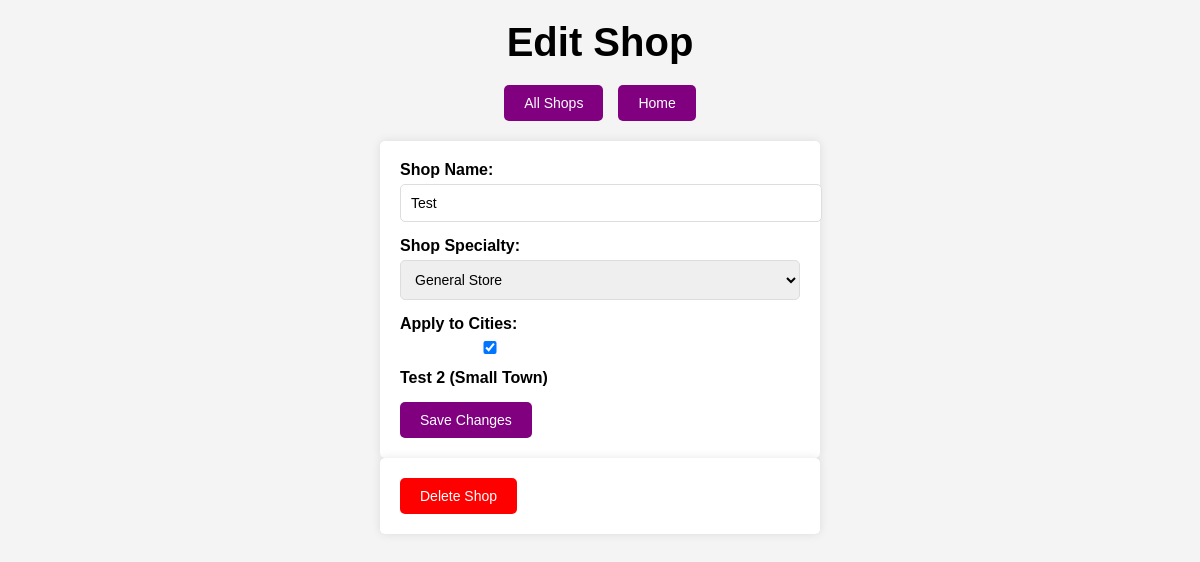
/shops/edit/4, run on the app's committed database.
### app/models.py (models this page shows, shortened)
class Shop(db.Model):
    __tablename__ = "shops"
    shop_id = db.Column(db.Integer, primary_key=True)
    type = db.Column(db.String(100), nullable=False)
    name = db.Column(db.String(100), nullable=False)
    cities = db.relationship("City", secondary=shop_cities, back_populates="shops")
    inventory = db.relationship(
        "ShopInventory",
        back_populates="shop",
        cascade="all, delete-orphan"
    )

class City(db.Model):
    __tablename__ = "cities"
    city_id = db.Column(db.Integer, primary_key=True)
    name = db.Column(db.String(100), nullable=False, index=True)
    size = db.Column(db.String(50))
    population = db.Column(db.Integer)
    region = db.Column(db.String(100), index=True)
    shops = db.relationship("Shop", secondary=shop_cities, back_populates="cities", cascade="all, delete")

### app/routes/shop_routes.py (the view, shortened to what this page needs)
@shop_bp.route('/edit/<int:shop_id>', methods=['GET', 'POST'])
def edit_shop(shop_id):
    shop = Shop.query.get_or_404(shop_id)
    cities = City.query.all()
    linked_city_ids = [city.city_id for city in shop.cities]
    print(f"[DEBUG] Shop linked to cities: {linked_city_ids}")
    return render_template('GM_edit_shop.html', shop=shop, cities=cities, linked_city_ids=linked_city_ids)

### app/templates/GM_edit_shop.html (shortened to what this page needs)
<!DOCTYPE html>
<html>
<head>
</head>
<body>
    <h1>Edit Shop</h1>
    <div class="button-container">
        <button class="button" onclick="window.location.href='{{ url_for('shop.view_all_shops') }}'">All Shops</button>
        <button class="button" onclick="window.location.href='/'">Home</button>
    </div>
    <form method="POST">
        <label for="name">Shop Name:</label>
        <input type="text" id="name" name="name" value="{{ shop.name }}" required>
        <label for="type">Shop Specialty:</label>
        <select id="type" name="type" required>
            <option value="General Store" {% if shop.type == "General Store" %}selected{% endif %}>General Store</option>
        </select>
        <label for="cities">Apply to Cities:</label>
        <div class="checkbox-container">
            {% for city in cities %}
            <div>
                <input type="checkbox" id="city_{{ city.city_id }}" name="city_ids" value="{{ city.city_id }}"
                    {% if city.city_id in linked_city_ids %}checked{% endif %}>
                <label for="city_{{ city.city_id }}">{{ city.name }} ({{ city.size }})</label>
            </div>
            {% endfor %}
        </div>
        <div>
            <button type="submit">Save Changes</button>
        </div>
    </form>
    <form method="POST" action="{{ url_for('shop.delete_shop', shop_id=shop.shop_id) }}">
        <button type="submit" style="background-color: red;">Delete Shop</button>
    </form>
</body>
</html>

### app/templates/GM_edit_shop.html (style rules this page uses)
body { display: flex; flex-direction: column; align-items: center; justify-content: flex-start; height: 100vh; margin: 0; font-family: Arial, sans-serif; background-color: #f4f4f4; }
h1 { font-size: 2.5rem; color: black; margin-top: 20px; margin-bottom: 20px; }
.button-container { display: flex; justify-content: center; gap: 15px; margin-bottom: 20px; }
.button { background-color: purple; color: white; border: none; padding: 10px 20px; border-radius: 5px; font-size: 14px; cursor: pointer; transition: background-color 0.3s, transform 0.3s; }
form { display: flex; flex-direction: column; align-items: flex-start; background-color: white; padding: 20px; border-radius: 5px; box-shadow: 0 0 10px rgba(0, 0, 0, 0.1); width: 400px; }
label { margin-bottom: 5px; font-weight: bold; }
input, select { width: 100%; padding: 10px; margin-bottom: 15px; border: 1px solid #ddd; border-radius: 5px; font-size: 14px; }
.checkbox-container { display: flex; flex-direction: column; gap: 10px; margin-bottom: 15px; }
button[type="submit"] { background-color: purple; color: white; border: none; padding: 10px 20px; border-radius: 5px; cursor: pointer; font-size: 14px; transition: background-color 0.3s, transform 0.3s; }

### data on the page
Shop: name "Test", type "General Store"
City: city_id "☑", name "Test 2", size "Small Town"
